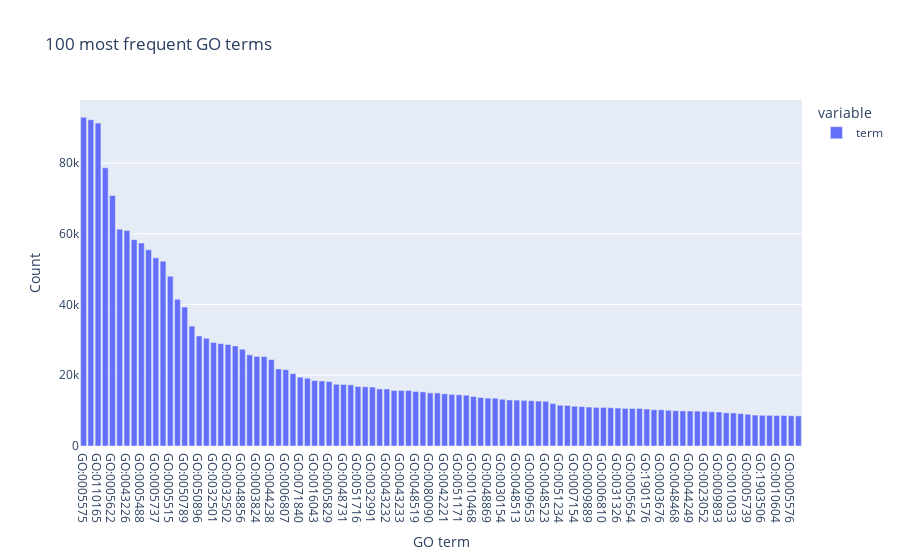

The cell this chart's notebook holds for it:
### Code cell
term_vcs_100 = term_vcs[:100]

fig = px.bar(term_vcs_100,
             labels={
                 "index": "GO term",
                 "value": "Count",
             },
            title="100 most frequent GO terms")
fig.show()

### Figure 1 — Plotly figure (JSON) as saved in the notebook; plotly's stock layout.template omitted (floating-point values rounded to 4 significant figures)
{"data": [{"alignmentgroup": "True", "hovertemplate": "variable=term<br>GO term=%{x}<br>Count=%{y}<extra></extra>", "legendgroup": "term", "marker": {"color": "#636efa", "pattern": {"shape": ""}}, "name": "term", "offsetgroup": "term", "orientation": "v", "showlegend": true, "textposition": "auto", "type": "bar", "x": ["GO:0005575", "GO:0008150", "GO:0110165", "GO:0003674", "GO:0005622", "GO:0009987", "GO:0043226", "GO:0043229", "GO:0005488", "GO:0043227", "GO:0005737", "GO:0043231", "GO:0005515", "GO:0065007", "GO:0050789", "GO:0050794", "GO:0050896", "GO:0008152", "GO:0032501", "GO:0005634", "GO:0032502", "GO:0071704", "GO:0048856", "GO:0016020", "GO:0003824", "GO:0044237", "GO:0044238", "GO:0007275", "GO:0006807", "GO:0071944", "GO:0071840", "GO:0019222", "GO:0016043", "GO:0048518", "GO:0005829", "GO:0043170", "GO:0048731", "GO:0060255", "GO:0051716", "GO:0005886", "GO:0032991", "GO:0043228", "GO:0043232", "GO:0031974", "GO:0043233", "GO:0070013", "GO:0048519", "GO:0048522", "GO:0080090", "GO:0031323", "GO:0042221", "GO:1901564", "GO:0051171", "GO:0006950", "GO:0010468", "GO:0051179", "GO:0048869", "GO:0031981", "GO:0030154", "GO:0012505", "GO:0048513", "GO:0097159", "GO:0009653", "GO:1901363", "GO:0048523", "GO:1901360", "GO:0051234", "GO:0034641", "GO:0007154", "GO:0009605", "GO:0009889", "GO:0006725", "GO:0006810", "GO:0009058", "GO:0031326", "GO:0046483", "GO:0005654", "GO:0019219", "GO:1901576", "GO:0048583", "GO:0003676", "GO:0010556", "GO:0048468", "GO:0006996", "GO:0044249", "GO:0016740", "GO:0023052", "GO:0051252", "GO:0009893", "GO:0019538", "GO:0010033", "GO:0006139", "GO:0005739", "GO:2001141", "GO:1903506", "GO:0006355", "GO:0010604", "GO:0007165", "GO:0005576", "GO:0000003"], "xaxis": "x", "y": [92912, 92210, 91286, 78637, 70785, 61293, 60883, 58315, 57380, 55452, 53193, 52218, 47987, 41457, 39256, 33888, 31098, 30448, 29274, 28932, 28680, 28274, 27366, 25768, 25324, 25273, 24419, 21784, 21579, 20467, 19458, 19174, 18486, 18364, 18216, 17450, 17390, 17284, 16836, 16738, 16657, 16145, 16124, 15696, 15694, 15688, 15415, 15312, 15010, 15007, 14757, 14594, 14470, 14356, 13984, 13728, 13540, 13510, 13222, 13002, 12963, 12889, 12800, 12694, 12626, 11990, 11530, 11458, 11234, 11147, 11013, 10912, 10894, 10812, 10733, 10625, 10620, 10613, 10455, 10252, 10236, 10096, 9971, 9922, 9887, 9868, 9780, 9681, 9606, 9369, 9350, 9160, 8976, 8740, 8681, 8668, 8635, 8623, 8548, 8499], "yaxis": "y"}], "layout": {"barmode": "relative", "legend": {"title": {"text": "variable"}, "tracegroupgap": 0}, "title": {"text": "100 most frequent GO terms"}, "xaxis": {"anchor": "y", "domain": [0, 1], "title": {"text": "GO term"}}, "yaxis": {"anchor": "x", "domain": [0, 1], "title": {"text": "Count"}}}}
